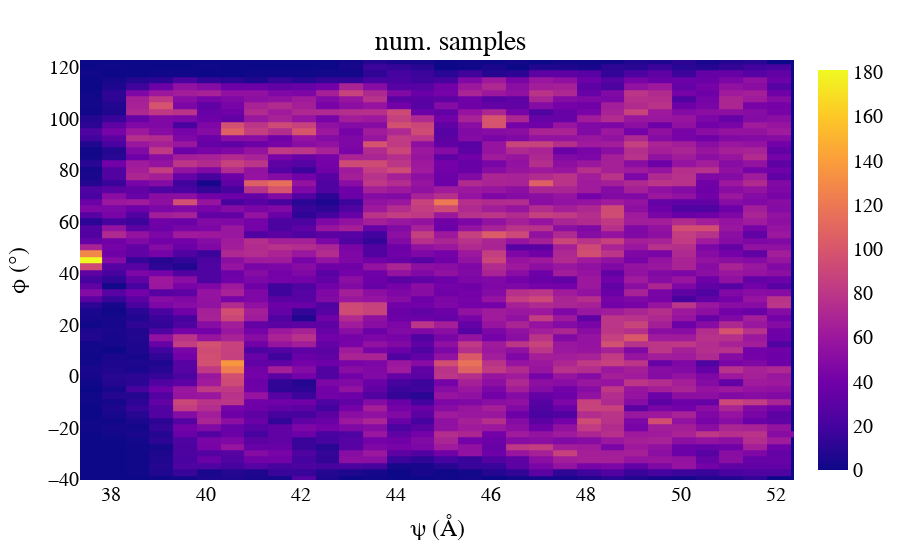

Source (notebook cell):
### Code cell
fig = px.imshow(coord_count,aspect='auto',height=600,x=cols,y=rows)
fig.update_layout(    title={
        'text': "num. samples",
        'x':0.5,
        'xanchor': 'center',
        'yanchor': 'top'},
    xaxis_title="ψ (Å)",
    yaxis_title="ϕ (°)",
    font=dict(size=20,family='Arial',color='black'),
    yaxis={'autorange':True})
fig.show()

### Figure 1 — Plotly figure (JSON) as saved in the notebook; plotly's stock layout.template omitted (floating-point values rounded to 4 significant figures; data arrays with more than 128 entries replaced by an {"elided": "..."} marker saying what was removed)
{"data": [{"coloraxis": "coloraxis", "hovertemplate": "x: %{x}<br>y: %{y}<br>color: %{z}<extra></extra>", "name": "0", "type": "heatmap", "x": [37.55, 38.05, 38.55, 39.05, 39.55, 40.05, 40.55, 41.05, 41.55, 42.05, 42.55, 43.05, 43.55, 44.05, 44.55, 45.05, 45.55, 46.05, 46.55, 47.05, 47.55, 48.05, 48.55, 49.05, 49.55, 50.05, 50.55, 51.05, 51.55, 52.05, 52.55], "xaxis": "x", "y": [-92.45, -79.95, -54.95, -44.95, -42.45, -39.95, -37.45, -34.95, -32.45, -29.95, -27.45, -24.95, -22.45, -19.95, -17.45, -14.95, -12.45, -9.95, -7.45, -4.95, -2.45, 0.05, 2.55, 5.05, 7.55, 10.05, 12.55, 15.05, 17.55, 20.05, 22.55, 25.05, 27.55, 30.05, 32.55, 35.05, 37.55, 40.05, 42.55, 45.05, 47.55, 50.05, 52.55, 55.05, 57.55, 60.05, 62.55, 65.05, 67.55, 70.05, 72.55, 75.05, 77.55, 80.05, 82.55, 85.05, 87.55, 90.05, 92.55, 95.05, 97.55, 100.0, 102.5, 105.0, 107.5, 110.0, 112.5, 115.0, 117.5, 120.0, 122.5, 125.0, 130.1, 142.6], "yaxis": "y", "z": {"elided": "74x31 int values"}}], "layout": {"autosize": true, "coloraxis": {"colorscale": [[0, "#0d0887"], [0.1111, "#46039f"], [0.2222, "#7201a8"], [0.3333, "#9c179e"], [0.4444, "#bd3786"], [0.5556, "#d8576b"], [0.6667, "#ed7953"], [0.7778, "#fb9f3a"], [0.8889, "#fdca26"], [1, "#f0f921"]]}, "font": {"color": "black", "family": "Arial", "size": 20}, "margin": {"t": 60}, "title": {"text": "num. samples", "x": 0.5, "xanchor": "center", "yanchor": "top"}, "xaxis": {"anchor": "y", "autorange": false, "domain": [0, 1], "range": [37.34, 52.37], "title": {"text": "ψ (Å)"}, "type": "linear"}, "yaxis": {"anchor": "x", "autorange": false, "domain": [0, 1], "range": [-40.27, 122.9], "title": {"text": "ϕ (°)"}, "type": "linear"}}}
